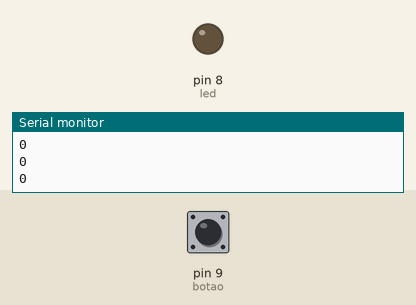
This sketch was run on a simulated Arduino Uno, built with avr-gcc and run on an emulated ATmega328P. Parts: output pins drawn as LEDs (lit = HIGH), the last lines printed to the serial monitor. Inputs (shaded band) come from the test bench; at power-on: pin 9 (botao) LOW.

Above: at 1.2 s.
1.3 s: pin 9 (botao) pulled HIGH for 0.25 s
At 1.5 s:
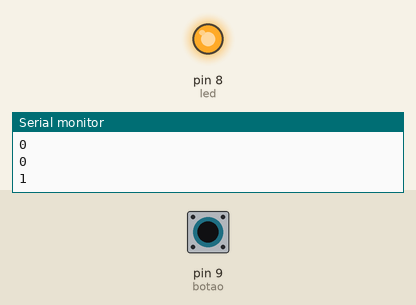
3.1 s: pin 9 (botao) pulled HIGH for 3.2 s
At 7.3 s:
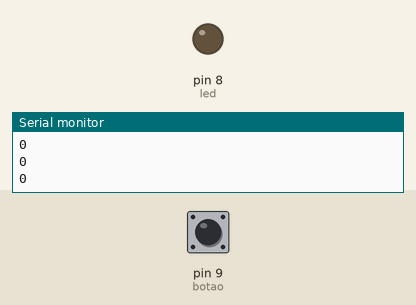
Timing chart, 0 to 8.8 s (numbered marks = the images above; inputs shaded):
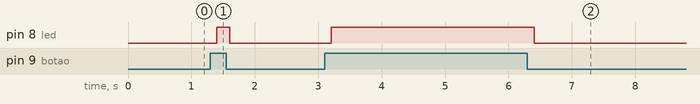

Measured:
- after the input at 1.3 s, pin 8 (led): LOW → HIGH after 0.10 s, → LOW 0.20 s later
- after the input at 3.1 s, pin 8 (led): LOW → HIGH after 0.10 s, → LOW 3.2 s later

The sketch:

poweronoff.ino
```cpp
// Declara as variaveis e portas utilizadas
int led = 8;
int botao = 9;
int inicio = LOW;

// Indica a porta a ser utilizada
void setup() {
  pinMode(led, OUTPUT);
  pinMode(botao, INPUT);
  Serial.begin(9600); //9600 Taxa de comunicação padrão do arduino "baud"
}

void loop() {
  inicio = digitalRead(botao);
  Serial.println(inicio);

  if(inicio == HIGH){
    digitalWrite(led, HIGH);
  }  else {
    digitalWrite(led, LOW);
  }
  delay(200);

}
```
